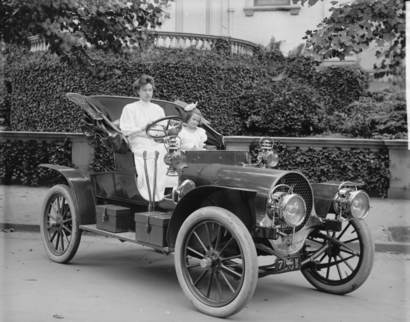
#> input picture deliverables/report/samples/sample-franklin.png, 410 x 322 px
$ python -i preprocess.py   (imports and definitions only)
#> lines starting #> are read from the running program, lines starting #| are printed output that depends on the picture
import tifffile
import cv2
import numpy as np

from pathlib import Path
from typing import List, Tuple, Dict
from collections import namedtuple


def normalize(img: np.ndarray):
    '''return the same image normalized between 0-255'''
    return np.uint8(img)

def log_transform(img: np.ndarray):
    return np.log(1 + img)

def gamma_correction(img: np.ndarray, gamma: float=0.5):
    return np.power(img / 255.0, gamma) * 255

def hist_equalize(img: np.ndarray):
    '''contrast limited adaptive histogram equalization'''
    clahe = cv2.createCLAHE(clipLimit=5.0, tileGridSize=(8,8))
    return clahe.apply(img)

def tophat(img: np.ndarray):
    '''whate tophat transformation'''
    kernel = np.ones((11, 11), np.uint8)
    return cv2.morphologyEx(img, cv2.MORPH_TOPHAT, kernel)

def blur(img: np.ndarray, method: str="gaussian"):
    '''blur the image; choices={gaussian, average, median}'''
    if method == "gaussian":
        return cv2.GaussianBlur(img, (5,5), 0)
    elif method == "median":
        return cv2.medianBlur(img, 5)
    elif method == "average":
        return cv2.blur(img, (5,5))
    else:
        raise NotImplementedError(f"blurring method not implemented: {method}")

>>> import cv2
>>> picture = cv2.imread('deliverables/report/samples/sample-franklin.png')
#> picture is the input picture: shape (322, 410, 3); min 13, max 242, mean 105.4
>>> result = blur(picture)
#> in blur, `return cv2.GaussianBlur(img, (5,5), 0)`:
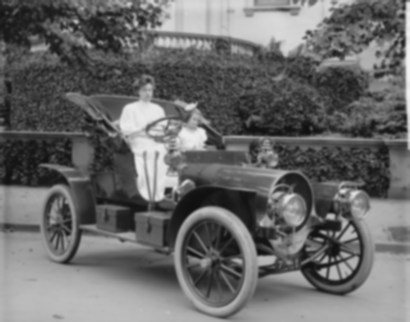
#> returned value: shape (322, 410, 3); min 16, max 241, mean 105.4
